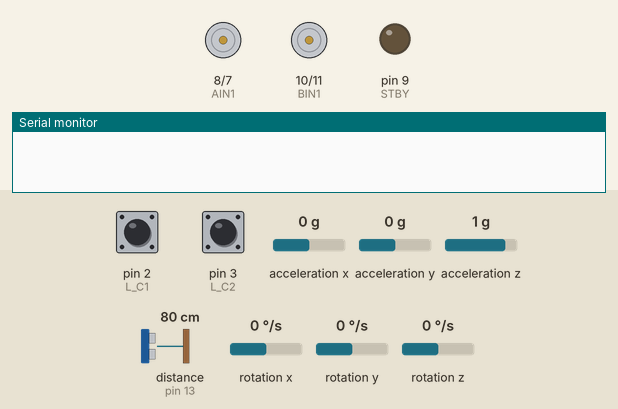
A sketch run on a simulated Arduino Uno, built with avr-gcc and run on an emulated ATmega328P. Parts: motor-driver pin pairs drawn as motors (green arrow = first pin HIGH = forward, orange = second pin HIGH = backward, longer = more drive, scaled by the enable pin, stopped while the standby pin is LOW), output pins drawn as LEDs (lit = HIGH), the last lines printed to the serial monitor. Wiring (inferred from the names in the program): ultrasonic range finder: trigger pin 12; echo pin 13; MPU-6050 motion sensor at I2C address 0x68. The test bench sets the inputs (shaded band); at power-on: acceleration y 0 g, rotation x 0 °/s, distance to the obstacle (sensor on pin 13) 80 cm, pin 2 (L_C1) HIGH, pin 3 (L_C2) HIGH, acceleration x 0 g, acceleration z 1 g, rotation y 0 °/s, rotation z 0 °/s. The echo pulse lasts 58.3 µs per cm; pins used as bus, display or sensor lines are not drawn.

Above: at 0.1 s.
At 3.0 s:
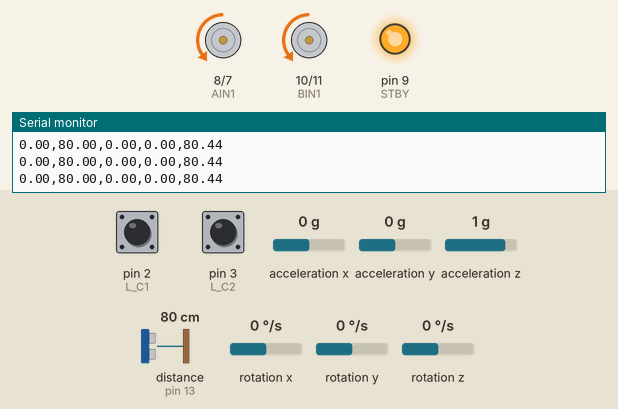
3.1 s: acceleration y set to 1.4 g
6.1 s: rotation x set to -100 °/s
9.1 s: distance to the obstacle (sensor on pin 13) set to 299 cm
Timing chart, 0 to 12.1 s (numbered marks = the images above; inputs shaded):
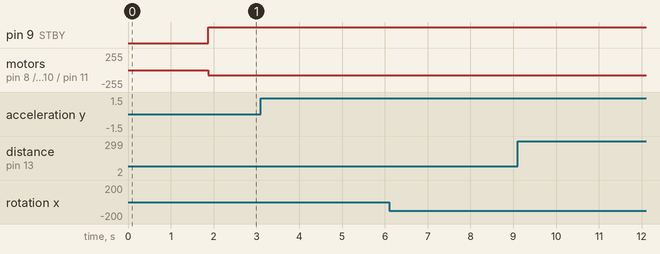

The sketch:

main0722.ino
```cpp
/*************************************************************************
  > File Name: mpu6050_kalman.c
  > Author: Leon Zhou
  > Mail: 156786363@qq.com
  > Created Time: Wednesday 13 July 2016 02:09:39 PM CST
 ************************************************************************/

//STBY-A0
//SCL-A5
//SDA-A4
//INT-2 (Opt)

#include <Kalman.h>
#include <Wire.h>
#include <math.h>
#include <stdio.h>
#include <stdlib.h>

//mpu6050_kalman
float fRad2Deg = 57.295779513f;
const int MPU = 0x68;
const int nValCnt = 7;
const int nCalibTimes = 1000;
int calibData[nValCnt];
unsigned long nLastTime = 0;
float fLastRoll = 0.0f;
float fLastPitch = 0.0f;
Kalman kalmanRoll;
Kalman kalmanPitch;
//Cmain
int flag;
unsigned long time = 0, old_time = 0;
unsigned long time1 = 0, time2 = 0;
int rpm1 = 0;
int rpm2 = 0;
int rpm1_HIGH = 0;//左轮电机转速分解成高、低两个字节数据
int rpm1_LOW = 0;
int rpm2_HIGH = 0;//右轮电机转速分解成高、低两个字节数据
int rpm2_LOW = 0;
int val_right;
int val_left;
int val_start;//上位机控制字节，用于控制电机是否启动；
int val_FB;   //上位机控制字节，用于控制电机是正转还是反转；

// 2,3,4,5,6,7,8,9,10,11,12,13,A0,A4,A5
//TB6612FNG
const int STBY = 9; //standby,当STBY=LOW,motor断电.（option)
const int AIN1 = 8;
const int AIN2 = 7;
const int BIN1 = 10;
const int BIN2 = 11;
const int PWMA = 5;
const int PWMB = 6;
//HC-SR04
const int TrigPin = 12;
const int EchoPin = 13;
float cm;
//motor
const int L_C1 = 2;
const int L_C2 = 3;
const int R_C1 = 4;
const int R_C2 = 1;
int count1 = 0; //左侧编码盘脉冲计数值
int count2 = 0; //右侧编码盘脉冲计数值//mpu6050
//const int SDA = A4;
//const int SCL = A5;

//  int  pwm = 10;
void setup() {
  Serial.begin(9600);
    //TB6612FNG
    pinMode(STBY,OUTPUT);
    pinMode(PWMA,OUTPUT);
    pinMode(PWMB,OUTPUT);
    pinMode(AIN1,OUTPUT);
    pinMode(AIN2,OUTPUT);
    pinMode(BIN1,OUTPUT);
    pinMode(BIN2,OUTPUT);
    //HC-SR04
    pinMode(TrigPin,OUTPUT);
    pinMode(EchoPin,INPUT);
    //motor
    pinMode(L_C1,INPUT);
    pinMode(L_C2,INPUT);
    pinMode(R_C1,INPUT);
    pinMode(R_C2,INPUT);
    //MPU6050
    //pinMode(SCL,INPUT);
    //pinMode(SDA,INPUT);

  Wire.begin();
  mpu6050_WriteMPUReg(0x6B, 0); //启动MPU6050

  mpu6050_Calibration(); //校准
  nLastTime = micros();
  //编码器码盘的OUTA下跳沿中断，自动调用中断子程序bianma1/2()。
  attachInterrupt(0,bianma1,FALLING);
  attachInterrupt(1,bianma2,FALLING);
  PID_init();
}

void loop(){
  float fNewPitch;
  float fNewRoll;
  fNewRoll = mpu6050_kalmanLoop();
  float cm = hcsr04_UltraDis();
  float  pwm = 80.0;
  float pwm2 = PID_realize(fNewRoll);
    //  motor_move(0,2*int(pwm),1);
    //  motor_move(1,2*int(pwm),1);
      motor_move(0,int(pwm),0);
      motor_move(1,int(pwm),0);
  Serial.print(pwm);Serial.print(',');Serial.print(pwm2);Serial.print(',');Serial.print(fNewRoll);Serial.print(',');Serial.print(cm);Serial.print("\n");
  //Serial.print(fNewPitch);Serial.print("\n");
  /*
  if((int)fNewRoll <(-25) || (int)fNewRoll > 25 ) //判断车辆是否跌倒
  {
    motor_stop();
  }else if((int)fNewRoll <(-8)){
    if(pwm>=5){
      pwm--;
      motor_move(0,int(pwm),0);
      motor_move(1,int(pwm),0);
      delay(10);
    }else{
      pwm++;
      motor_move(0,int(pwm),1);
      motor_move(1,int(pwm),1);
      delay(10);
    }

  }else if((int)fNewRoll > 8){
    if(pwm<=25){
      pwm++;
      motor_move(0,int(pwm),0);
      motor_move(1,int(pwm),0);
      delay(10);
    }else{
      pwm--;
      motor_move(0,int(pwm),1);
      motor_move(1,int(pwm),1);
      delay(10);
     }

  }
  */

  count1 = 0; //恢复到编码器测速的初始状态
  count2 = 0;
  old_time=  millis();
  delay(10);
  time = millis();


  if(abs(time - old_time) >= 1000) // 如果计时时间已达1秒
  {
  detachInterrupt(0); // 关闭外部中断0
  detachInterrupt(1); // 关闭外部中断1
  //把每一秒钟编码器码盘计得的脉冲数，换算为当前转速值
  //转速单位是每分钟多少转，即r/min。这个编码器码盘为12个齿。
  rpm1 =(float)count1*60/12;//小车左车轮电机转速
  rpm2 =(float)count2*60/12; //小车右车轮电机转速
  rpm1_HIGH=rpm1/256;//把转速值分解为高字节和低字节
  rpm1_LOW=rpm1%256;
  rpm2_HIGH=rpm2/256;
  rpm2_LOW=rpm2%256;
  //根据左右车轮转速差rpm1-rpm2，乘以比例因子0.4，获得比例调节后的右车轮电机PWM功率值
  val_right=(float)val_right+(rpm1-rpm2)*0.4;
  // val_right = map(val_right,100,25500,0,255);
  /*
  Serial.print(rpm1);Serial.print(",");
  Serial.print(rpm2);Serial.print(",");
  Serial.print(rpm1_HIGH);Serial.print(",");
  Serial.print(rpm1_LOW);Serial.print(",");
  Serial.print(rpm2_HIGH);Serial.print(",");
  Serial.print(rpm2_LOW);Serial.print(",");
  Serial.print(val_right);Serial.print(",");
  */
  }
  //恢复到编码器测速的初始状态
  count1 = 0;   //把脉冲计数值清零，以便计算下一秒的脉冲计数
  count2 = 0;
  old_time=  millis();     // 记录每秒测速时的时间节点
  attachInterrupt(0, bianma1,FALLING); // 重新开放外部中断0
  attachInterrupt(1, bianma2,FALLING); // 重新开放外部中断1
//  Serial.print(cm);Serial.print("\n");

}//loop()


//motor控制
void motor_move(int motor, int speed, int direction){
//motor: 0B,1A
//speed: 0-255
//direction: 0,1

  digitalWrite(STBY, HIGH); //disable standby

  boolean inPin1 = LOW;
  boolean inPin2 = HIGH;

  if(direction == 1){
    inPin1 = HIGH;
    inPin2 = LOW;
  }

  if(motor == 1){
    digitalWrite(AIN1, inPin1);
    digitalWrite(AIN2, inPin2);
    analogWrite(PWMA, speed);
  }else{
    digitalWrite(BIN1, inPin1);
    digitalWrite(BIN2, inPin2);
    analogWrite(PWMB, speed);
  }
}
//motor停止
void motor_stop(){
//enable standby
  digitalWrite(STBY, LOW);
}

//HC-SR04,测距
float hcsr04_UltraDis()
{
    float cm;
    digitalWrite(TrigPin,LOW);
    delayMicroseconds(2);
    digitalWrite(TrigPin,HIGH);
    delayMicroseconds(10);
    digitalWrite(TrigPin,LOW);
    cm = pulseIn(EchoPin,HIGH)/58.0;
    cm = (int(cm*100.0))/100.0; //保留两位小数
    return cm;
}

//左侧编码盘技术中断程序
void bianma1(){
  if((millis()-time1)>5) //当2次中断之间的时间大于5ms时，计一次有效计数,防止噪音干扰

    count1 +=1 ;
  time1 = millis();
}
//右侧编码盘技术中断程序
void bianma2(){
  if((millis()-time2)>5)
    count2 +=1 ;
  time2 = millis();
}

// PID
struct _pid{
  float SetSpeed;
  float ActualSpeed;
  float err;
  float err_last;
  float Kp,Ki,Kd;
  float voltage;
  float integral;
  float umax;
  float umin;
}pid;

void PID_init(){
  pid.SetSpeed=0.0;
  pid.ActualSpeed=0.0;
  pid.err=0.0;
  pid.err_last=0.0;
  pid.voltage=0.0;
  pid.integral=0.0;
  pid.Kp=0.2;
  pid.Ki=0.1;
  pid.Kd=0.2;
  pid.umax=40;
  pid.umin=-40;
}

float PID_realize(float speed){
  int index;
  pid.SetSpeed=speed;
  pid.err=pid.SetSpeed-pid.ActualSpeed;

  if(pid.ActualSpeed>pid.umax){
    if(abs(pid.err)>10){
      index=0;
    }else{
    index=1;
    if(pid.err<0){
      pid.integral+=pid.err;
    }
    }
  }else if(pid.ActualSpeed<pid.umin){
  if(abs(pid.err)>10){
    index=0;
  }else{
    index=1;
    if(pid.err>0){
      pid.integral+=pid.err;
    }
  }
  }else{
    if(abs(pid.err)>10){
      index=0;
    }else{
      index=1;
      pid.integral+=pid.err;
    }
  }
  pid.voltage=pid.Kp*pid.err+index*pid.Ki*pid.integral+pid.Kd*(pid.err-pid.err_last);
  pid.err_last = pid.err;
  pid.ActualSpeed = pid.voltage*1.0;
  return pid.ActualSpeed;
}

//mpu6050
float mpu6050_kalmanLoop() {
  int readouts[nValCnt];
  mpu6050_ReadAccGyr(readouts); //读出测量值

  float realVals[7];
  mpu6050_Rectify(readouts, realVals); //根据校准的偏移量进行纠正

  //计算加速度向量的模长，均以g为单位
  float fNorm = sqrt(realVals[0] * realVals[0] + realVals[1] * realVals[1] + realVals[2] * realVals[2]);
  float fRoll = mpu6050_GetRoll(realVals, fNorm); //计算Roll角
  if (realVals[1] > 0) {
    fRoll = -fRoll;
  }
  float fPitch = mpu6050_GetPitch(realVals, fNorm); //计算Pitch角
  if (realVals[0] < 0) {
    fPitch = -fPitch;
  }

  //计算两次测量的时间间隔dt，以秒为单位
  unsigned long nCurTime = micros();
  float dt = (double)(nCurTime - nLastTime) / 1000000.0;
  //对Roll角和Pitch角进行卡尔曼滤波
  float fNewRoll = kalmanRoll.getAngle(fRoll, realVals[4], dt);
  float fNewPitch = kalmanPitch.getAngle(fPitch, realVals[5], dt);
  //跟据滤波值计算角度速
  float fRollRate = (fNewRoll - fLastRoll) / dt;
  float fPitchRate = (fNewPitch - fLastPitch) / dt;

 //更新Roll角和Pitch角
  fLastRoll = fNewRoll;
  fLastPitch = fNewPitch;
  //更新本次测的时间
  nLastTime = nCurTime;

  Serial.print(fNewRoll); Serial.print(',');
  //Serial.print(fRollRate); Serial.print(",");
  //Serial.print(fNewPitch); Serial.print(',');
  //Serial.print(fPitchRate); Serial.print("\n");
  delay(10);
  return fNewRoll;
}


//向MPU6050写入一个字节的数据
//指定寄存器地址与一个字节的值
void mpu6050_WriteMPUReg(int nReg, unsigned char nVal) {
  Wire.beginTransmission(MPU);
  Wire.write(nReg);
  Wire.write(nVal);
  Wire.endTransmission(true);
}

//从MPU6050读出一个字节的数据
//指定寄存器地址，返回读出的值
unsigned char mpu6050_ReadMPUReg(int nReg) {
  Wire.beginTransmission(MPU);
  Wire.write(nReg);
  Wire.requestFrom(MPU, 1, true);
  Wire.endTransmission(true);
  return Wire.read();
}

//从MPU6050读出加速度计三个分量、温度和三个角速度计
//保存在指定的数组中
void mpu6050_ReadAccGyr(int *pVals) {
  Wire.beginTransmission(MPU);
  Wire.write(0x3B);
  Wire.requestFrom(MPU, nValCnt * 2, true);
  Wire.endTransmission(true);
  for (long i = 0; i < nValCnt; ++i) {
    pVals[i] = Wire.read() << 8 | Wire.read();
  }
}

//对大量读数进行统计，校准平均偏移量
void mpu6050_Calibration()
{
  float valSums[7] = {0.0f, 0.0f, 0.0f, 0.0f, 0.0f, 0.0f, 0.0};
  //先求和
  for (int i = 0; i < nCalibTimes; ++i) {
    int mpuVals[nValCnt];
    mpu6050_ReadAccGyr(mpuVals);
    for (int j = 0; j < nValCnt; ++j) {
      valSums[j] += mpuVals[j];
    }
  }
  //再求平均
  for (int i = 0; i < nValCnt; ++i) {
    calibData[i] = int(valSums[i] / nCalibTimes);
  }
  calibData[2] += 16384; //设芯片Z轴竖直向下，设定静态工作点。
}

//算得Roll角。
float mpu6050_GetRoll(float *pRealVals, float fNorm) {
  float fNormXZ = sqrt(pRealVals[0] * pRealVals[0] + pRealVals[2] * pRealVals[2]);
  float fCos = fNormXZ / fNorm;
  return acos(fCos) * fRad2Deg;
}

//算得Pitch角。
float mpu6050_GetPitch(float *pRealVals, float fNorm) {
  float fNormYZ = sqrt(pRealVals[1] * pRealVals[1] + pRealVals[2] * pRealVals[2]);
  float fCos = fNormYZ / fNorm;
  return acos(fCos) * fRad2Deg;
}

//对读数进行纠正，消除偏移，并转换为物理量。
void mpu6050_Rectify(int *pReadout, float *pRealVals) {
  for (int i = 0; i < 3; ++i) {
    pRealVals[i] = (float)(pReadout[i] - calibData[i]) / 16384.0f;
  }
  pRealVals[3] = pReadout[3] / 340.0f + 36.53;
  for (int i = 4; i < 7; ++i) {
    pRealVals[i] = (float)(pReadout[i] - calibData[i]) / 131.0f;
  }
}
```
